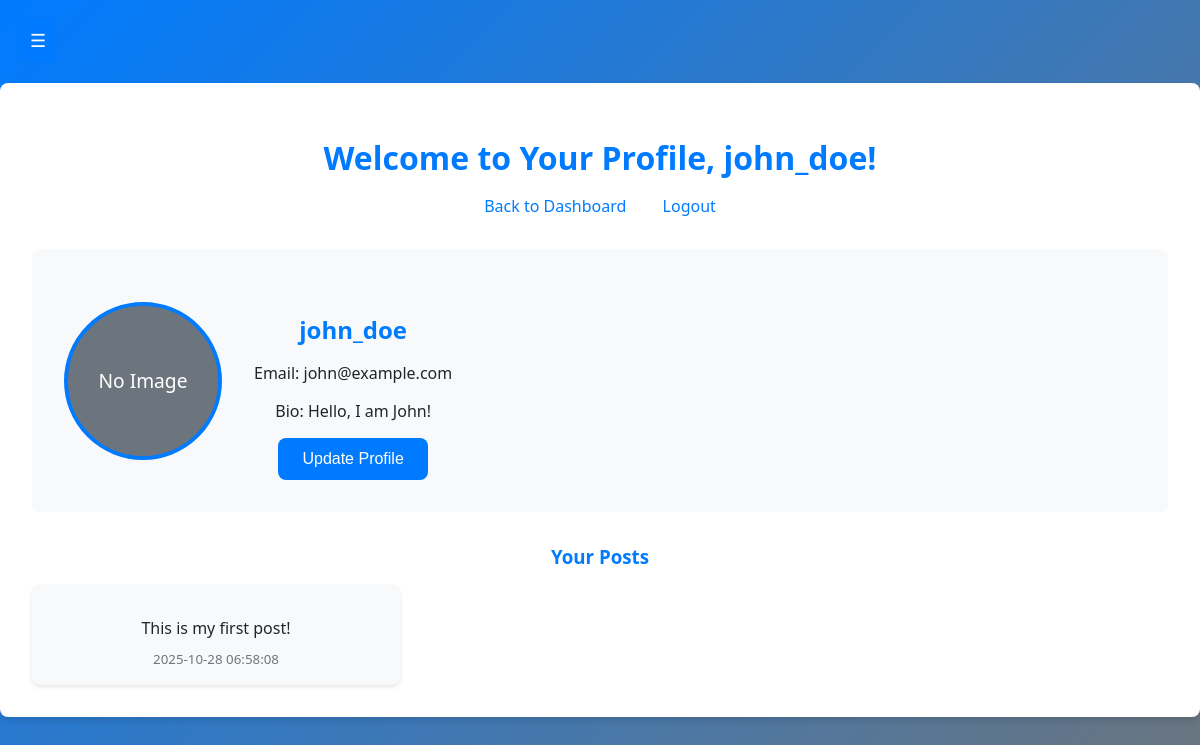
The app's page /profile.php (signed in) with its own data.
### tables this page shows
CREATE TABLE users (
    id INT AUTO_INCREMENT PRIMARY KEY,
    username VARCHAR(50) NOT NULL UNIQUE,
    email VARCHAR(100) NOT NULL UNIQUE,
    password_hash VARCHAR(255) NOT NULL,
    profile_pic LONGBLOB,
    profile_pic_size INT NOT NULL DEFAULT 0,
    bio TEXT,
    created_at TIMESTAMP DEFAULT CURRENT_TIMESTAMP
);

CREATE TABLE posts (
    id INT AUTO_INCREMENT PRIMARY KEY,
    user_id INT NOT NULL,
    content TEXT NOT NULL,
    created_at TIMESTAMP DEFAULT CURRENT_TIMESTAMP,
    FOREIGN KEY (user_id) REFERENCES users (id)
);

### profile.php (the view, shortened to what this page needs)
<?php
require_once 'includes/config.php';
$user_id = $_SESSION['user']['id'];
$stmt = $pdo->prepare("SELECT * FROM users WHERE id = ?");
$stmt->execute([$user_id]);
$user = $stmt->fetch();
$stmt = $pdo->prepare("SELECT * FROM posts WHERE user_id = ? ORDER BY created_at DESC");
$stmt->execute([$user_id]);
$posts = $stmt->fetchAll();
?>
<!DOCTYPE html>
<html lang="en">
<head>
    <link rel="stylesheet" href="CSS/styles.css">
</head>
<body>
    <div class="hamburger-menu">
        <button class="hamburger-btn">&#9776;</button>
    </div>
    <main class="profile-main">
        <div class="profile-header">
            <h1>Welcome to Your Profile, <?php echo htmlspecialchars($user['username']); ?>!</h1>
            <nav class="profile-nav">
                <a href="dashboard.php">Back to Dashboard</a>
                <a href="login.php?logout=1">Logout</a>
            </nav>
        </div>
        <div class="profile-info">
            <div class="profile-pic-section">
                <?php if ($user['profile_pic']): ?>
                    <img src="<?php echo htmlspecialchars($user['profile_pic']); ?>" alt="Profile Picture" class="profile-pic">
                <?php else: ?>
                    <div class="profile-pic-placeholder">No Image</div>
                <?php endif; ?>
            </div>
            <div class="profile-details">
                <h2><?php echo htmlspecialchars($user['username']); ?></h2>
                <p>Email: <?php echo htmlspecialchars($user['email']); ?></p>
                <?php if (!empty($user['bio'])): ?>
                    <p>Bio: <?php echo htmlspecialchars($user['bio']); ?></p>
                <?php endif; ?>
                <button class="update-btn" onclick="document.getElementById('popup').style.display='flex'">Update Profile</button>
            </div>
        </div>
        <div class="posts-section">
            <h3>Your Posts</h3>
            <?php if (count($posts) > 0): ?>
                <div class="posts-grid">
                    <?php foreach ($posts as $post): ?>
                        <div class="post-card">
                            <p><?php echo htmlspecialchars($post['content']); ?></p>
                            <small><?php echo htmlspecialchars($post['created_at']); ?></small>
                        </div>
                    <?php endforeach; ?>
                </div>
            <?php else: ?>
                <p>No posts yet.</p>
            <?php endif; ?>
        </div>
</body>
</html>

### CSS/styles.css (style rules this page uses)
:root { --primary-color: #007bff; --secondary-color: #6c757d; --success-color: #28a745; --danger-color: #dc3545; --light-bg: #f8f9fa; --dark-text: #212529; --border-radius: 8px; --box-shadow: 0 4px 6px rgba(0, 0, 0, 0.1); }
body { font-family: 'Segoe UI', Tahoma, Geneva, Verdana, sans-serif; margin: 0; padding: 0; min-height: 100vh; background: linear-gradient(135deg, var(--primary-color), var(--secondary-color)); color: var(--dark-text); display: flex; align-items: center; justify-content: center; }
h1 { margin-bottom: 1.5rem; color: var(--primary-color); }
h2 { color: var(--dark-text); margin-top: 2rem; }
p { margin: 1rem 0; }
a { color: var(--primary-color); text-decoration: none; }
main { background: white; padding: 2rem; border-radius: var(--border-radius); box-shadow: var(--box-shadow); width: 100%; max-width: 800px; margin: 2rem auto; text-align: center; }
h1, h2, h3, h4 { color: var(--primary-color); margin-bottom: 1rem; }
nav { margin-bottom: 1rem; }
nav a { margin: 0 1rem; }
.hamburger-menu { position: fixed; top: 20px; left: 20px; z-index: 1000; }
.hamburger-btn { background: var(--primary-color); color: white; border: none; padding: 10px; border-radius: 5px; cursor: pointer; font-size: 18px; transition: background 0.3s ease; }
.profile-main { max-width: 1200px; margin: 2rem auto; padding: 2rem; background: white; border-radius: var(--border-radius); box-shadow: var(--box-shadow); }
.profile-header { text-align: center; margin-bottom: 2rem; }
.profile-nav { margin-top: 1rem; }
.profile-nav a { margin: 0 1rem; color: var(--primary-color); text-decoration: none; }
.profile-info { display: flex; align-items: center; margin-bottom: 2rem; padding: 2rem; background: var(--light-bg); border-radius: var(--border-radius); }
.profile-pic-section { margin-right: 2rem; }
.profile-pic-placeholder { width: 150px; height: 150px; border-radius: 50%; background: var(--secondary-color); display: flex; align-items: center; justify-content: center; color: white; font-size: 1.2rem; border: 4px solid var(--primary-color); }
.profile-details h2 { margin-bottom: 0.5rem; color: var(--primary-color); }
.profile-details p { margin-bottom: 1rem; color: var(--dark-text); }
.update-btn { background: var(--primary-color); color: white; border: none; padding: 0.75rem 1.5rem; border-radius: var(--border-radius); cursor: pointer; font-size: 1rem; transition: background 0.3s ease; }
.posts-section { margin-top: 2rem; }
.posts-section h3 { margin-bottom: 1rem; color: var(--primary-color); }
.posts-grid { display: grid; grid-template-columns: repeat(auto-fill, minmax(300px, 1fr)); gap: 1rem; }
.post-card { background: var(--light-bg); padding: 1rem; border-radius: var(--border-radius); box-shadow: 0 2px 4px rgba(0, 0, 0, 0.1); }
.post-card p { margin-bottom: 0.5rem; }
.post-card small { color: var(--secondary-color); }

### records on screen
users: username "john_doe", email "john@example.com", bio "Hello, I am John!"
posts: content "This is my first post!", created_at "2025-10-28 06:58:08"
